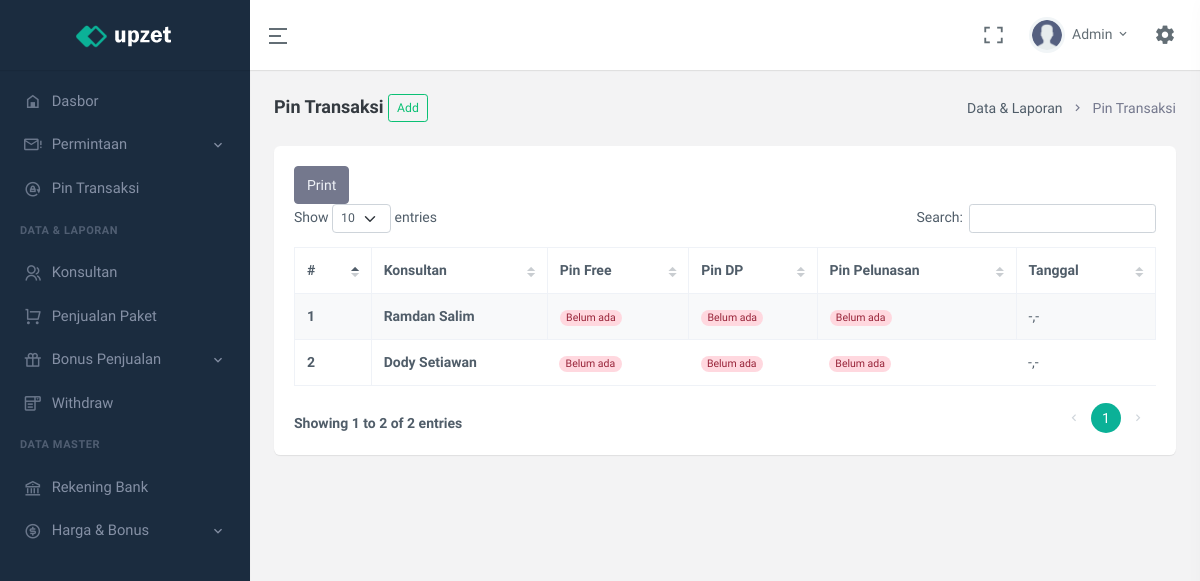
The app's page /pin-transaksi.php (signed in), older data.
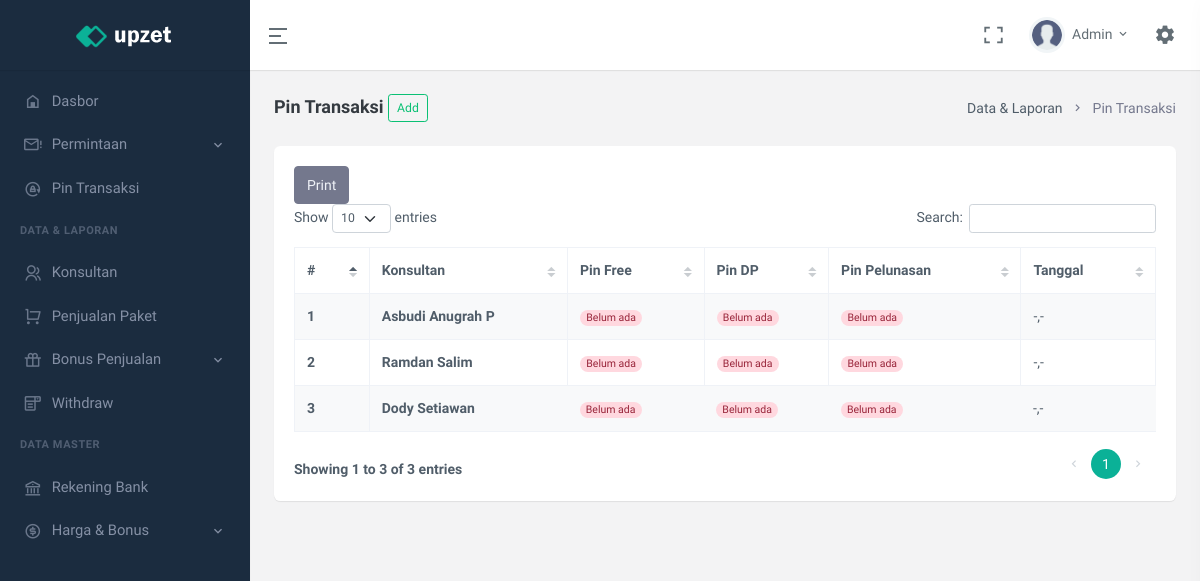
The same page, newer data.
### tables this page shows
CREATE TABLE `user` (
  `id` int(11) UNSIGNED NOT NULL,
  `code_referral` varchar(7) NOT NULL,
  `email` varchar(250) NOT NULL,
  `name` varchar(25) NOT NULL,
  `no_telpn` varchar(25) NOT NULL,
  `password` text NOT NULL,
  `role_user` enum('ADMIN','OWNER','KONSULTAN') NOT NULL DEFAULT 'KONSULTAN',
  `upline` varchar(7) NOT NULL DEFAULT 'ADMIN',
  `status` enum('AKTIF','TIDAK AKTIF') NOT NULL DEFAULT 'TIDAK AKTIF',
  `join_date` datetime NOT NULL
);

### partial/sideBar.php (called while the page is built, shortened)
<?php
    $dataPenjualanClass = new dataPenjualanClass();
    $withdrawClass = new withdrawClass();
?>
                <?php
                    if($role_user == "ADMIN"){
                        $dataNotif = $dataPenjualanClass->selectDataPenjualan("all");
                        $dataWd = $withdrawClass->selectWithdraw("oneCondition", "status", "PENDING");
                ?>
                <?php } ?>

### modal/ConnectionsClass.php (called while the page is built, shortened)
<?php
class ConnectionsClass{
    private $servername = "localhost";
    private $username = "root";
    private $password = "";
    private $dbname = "nrj_tour";
    protected function dbConn(){
        $connect = new mysqli($this->servername, $this->username, $this->password, $this->dbname);
        if($connect){
            return $connect;
        }
    }
    protected function dbCheck(?string $tableName = null){
        $sql = "SHOW TABLES LIKE '" . $tableName . "'";
        $exe = $this->dbConn()->query($sql);
        $result = $exe->num_rows;
        return $result;
    }
}
?>

### modal/withdrawClass.php (called while the page is built, shortened)
<?php
class withdrawClass extends ConnectionsClass{
    private $table_name = "withdraw";
    public function __construct(){
        if($this->dbCheck($this->table_name) == 0){
            $sql = "CREATE TABLE " . $this->table_name . " (
                id INT(11) UNSIGNED AUTO_INCREMENT PRIMARY KEY,
                code_referral VARCHAR(7) NOT NULL,
                nominal DOUBLE NOT NULL,
                status ENUM('PENDING','DITOLAK','SUCCESS') NOT NULL DEFAULT 'PENDING',
                date DATETIME NOT NULL
            )";
            $this->dbConn()->query($sql);
            $this->dbConn()->close();
        }
    }
    public function selectWithdraw(?string $param = null, ?string $key1 = null, ?string $key2 = null){
        if($param == "oneCondition"){
            $sql = "SELECT * FROM " . $this->table_name . " WHERE " . $key1 . " = '" . $key2 . "' ORDER BY date DESC";
        }else{
            $sql = "SELECT * FROM " . $this->table_name . " ORDER BY date DESC";
        }
        $exe = $this->dbConn()->query($sql);
        $result["data"] = $data;
        $result["nums"] = $exe->num_rows;
        return $result;
    }
}
?>

### modal/userClass.php (called while the page is built, shortened)
<?php
class userClass extends ConnectionsClass{
    private $table_name = "user";
    public function selectUser(?string $param = null, ?string $key1 = null, ?string $key2 = null, ?string $key3 = null, ?string $key4 = null){
        if($param == "oneCondition"){
            $sql = "SELECT * FROM " . $this->table_name . " WHERE " . $key1 . " = '" . $key2 . "' ORDER BY join_date DESC";
        }elseif($param == "checkForUpdate"){
            $sql = "SELECT * FROM " . $this->table_name . " WHERE " . $key1 . " = '" . $key2 . "' AND code_referral <> '" . $key3 . "'";
        }
        $exe = $this->dbConn()->query($sql);
        while($rows = $exe->fetch_assoc()){
            $data[] = $rows;
        }
        $result["data"] = $data;
        $result["nums"] = $exe->num_rows;
        return $result;
    }
}
?>

### config/userLogin.php (called while the page is built, shortened)
<?php
$userClass = new userClass();
$dataLogin = $userClass->selectUser("oneCondition","code_referral",$_SESSION['id_nrjtour']);
?>

### modal/dataPenjualanClass.php (called while the page is built, shortened)
<?php
class dataPenjualanClass extends ConnectionsClass{
    private $table_name = "data_penjualan";
    public function selectDataPenjualan(?string $param = null, ?string $key1 = null, ?string $key2 = null, ?string $key3 = null, ?string $key4 = null){
        if($param == "oneCondition"){
            $sql = "SELECT * FROM " . $this->table_name . " WHERE " . $key1 . " = '" . $key2 . "' ORDER BY date DESC";
        }elseif($param == "dateUser"){
            $sql = "SELECT * FROM " . $this->table_name . " WHERE perekrut = '" . $key1 . "' AND (date >= '" . $key2 . " 00:00:00' AND date <= '" . $key3 . " 23:59:59') ORDER BY date DESC LIMIT 1";
        }else{
            $sql = "SELECT * FROM " . $this->table_name . " ORDER BY date DESC";
        }
        $exe = $this->dbConn()->query($sql);
        while($rows = $exe->fetch_assoc()){
            $data[] = $rows;
        }
        $result["data"] = $data;
        $result["nums"] = $exe->num_rows;
        return $result;
    }
}
?>

### modal/pinClass.php (called while the page is built, shortened)
<?php
class pinClass extends ConnectionsClass{
    private $table_name = "pin_user";
    public function selectPin(?string $param = null, ?string $key1 = null, ?string $key2 = null, ?string $key3 = null){
        if($param == "pinFree"){
            $sql = "SELECT code_referral FROM " . $this->table_name . " WHERE pin_free = '" . $key1 . "' AND date_create = '" . $key2 . "' AND code_referral = '" . $key3 . "'";
        }elseif($param == "pinUangMuka"){
            $sql = "SELECT code_referral FROM " . $this->table_name . " WHERE pin_uang_muka = '" . $key1 . "' AND date_create = '" . $key2 . "' AND code_referral = '" . $key3 . "'";
        }elseif($param == "pinPelunasan"){
            $sql = "SELECT code_referral FROM " . $this->table_name . " WHERE pin_pelunasan = '" . $key1 . "' AND date_create = '" . $key2 . "' AND code_referral = '" . $key3 . "'";
        }elseif($param == "pinFreeCheck"){
            $sql = "SELECT code_referral FROM " . $this->table_name . " WHERE pin_free = '" . $key1 . "' AND date_create = '" . $key2 . "'";
        }elseif($param == "pinUangMukaCheck"){
            $sql = "SELECT code_referral FROM " . $this->table_name . " WHERE pin_uang_muka = '" . $key1 . "' AND date_create = '" . $key2 . "'";
        }elseif($param == "pinPelunasanCheck"){
            $sql = "SELECT code_referral FROM " . $this->table_name . " WHERE pin_pelunasan = '" . $key1 . "' AND date_create = '" . $key2 . "'";
        }elseif($param == "dataPinUser"){
            $sql = "SELECT pin_free, pin_uang_muka, pin_pelunasan, date_create FROM " . $this->table_name . " WHERE code_referral = '" . $key1 . "' AND date_create = '" . $key2 . "'";
        }
        $exe = $this->dbConn()->query($sql);
        $result["data"] = $data;
        $result["nums"] = $exe->num_rows;
        return $result;
    }
}
?>

### config/pinTransaksiConfig.php (the view, shortened to what the changed rows need)
<?php
$pinClass = new pinClass();
$formatInputClass = new formatInputClass();
$dateNow = $formatInputClass->date()['dateNow'];
function dataTable(){
    global $userClass;
    $num = 1;
    $data = $userClass->selectUser("oneCondition", "role_user", "KONSULTAN");
    foreach($data['data'] as $row){
        if($row['status'] == "AKTIF"){
            echo '<tr>
                    <th> ' . $num++ . ' </th>
                    <td>
                        <strong>' . $row['name'] . '</strong><br>
                    </td>
                    <td> ' . dataPinUser($row['code_referral'])['free'] . ' </td>
                    <td> ' . dataPinUser($row['code_referral'])['dp'] . ' </td>
                    <td> ' . dataPinUser($row['code_referral'])['pelunasan'] . ' </td>
                    <td> ' . dataPinUser($row['code_referral'])['tgl'] . ' </td>
                </tr>';
        }
    }
}
function dataPinUser($user){
    global $pinClass;
    global $dateNow;
    $data = $pinClass->selectPin("dataPinUser", $user, $dateNow);
    if($data['nums'] == 0){
        $result['free'] = '<span class="badge rounded-pill alert-danger">Belum ada</span>';
        $result['dp'] = '<span class="badge rounded-pill alert-danger">Belum ada</span>';
        $result['pelunasan'] = '<span class="badge rounded-pill alert-danger">Belum ada</span>';
        $result['tgl'] = '-,-';
    }
    return $result;
}
?>

### pin-transaksi.php (shortened to what the changed rows need)
<?php
    include "config/userLogin.php";
    include "config/pinTransaksiConfig.php";
?>
<!doctype html>
<html lang="en">
<head>
    <link href="assets/libs/datatables.net-bs4/css/dataTables.bootstrap4.min.css" rel="stylesheet" type="text/css" />
    <link href="assets/libs/datatables.net-buttons-bs4/css/buttons.bootstrap4.min.css" rel="stylesheet"
        type="text/css" />
    <link href="assets/libs/datatables.net-responsive-bs4/css/responsive.bootstrap4.min.css" rel="stylesheet"
        type="text/css" />
    <link href="assets/libs/sweetalert2/sweetalert2.min.css" rel="stylesheet" type="text/css" />
    <link href="assets/css/bootstrap.min.css" id="bootstrap-style" rel="stylesheet" type="text/css" />
    <link href="assets/css/icons.min.css" rel="stylesheet" type="text/css" />
    <link href="assets/css/app.min.css" id="app-style" rel="stylesheet" type="text/css" />
</head>
<body data-sidebar="dark">
    <div id="layout-wrapper">
        <?php include "partial/sideBar.php" ?>
        <div class="main-content">
            <div class="page-content">
                <div class="container-fluid">
                    <div class="row">
                        <div class="col-12">
                            <div class="card">
                                <div class="card-body">
                                    <div id="downloadPdfBtn"></div>
                                    <table id="datatable" class="table table-striped dt-responsive table-bordered nowrap" style="border-collapse: collapse; border-spacing: 0; width: 100%;">
                                        <thead>
                                            <tr>
                                                <th>#</th>
                                                <th>Konsultan</th>
                                                <th>Pin Free</th>
                                                <th>Pin DP</th>
                                                <th>Pin Pelunasan</th>
                                                <th>Tanggal</th>
                                            </tr>
                                        </thead>
                                        <tbody>
                                            <?= dataTable() ?>
                                        </tbody>
                                    </table>
                                </div>
                            </div>
                        </div>
                    </div>
                </div>
            </div>
        </div>
    </div>
</body>
</html>

Row changes from the older to the newer data that the page shows:
added user: name "Asbudi Anugrah P", tgl "-,-"
Text that changed along with them:
text written by a page script: "Show entries Search: Showing 1 to 2 of 2 entries 1" → "Show entries Search: Showing 1 to 3 of 3 entries 1"
